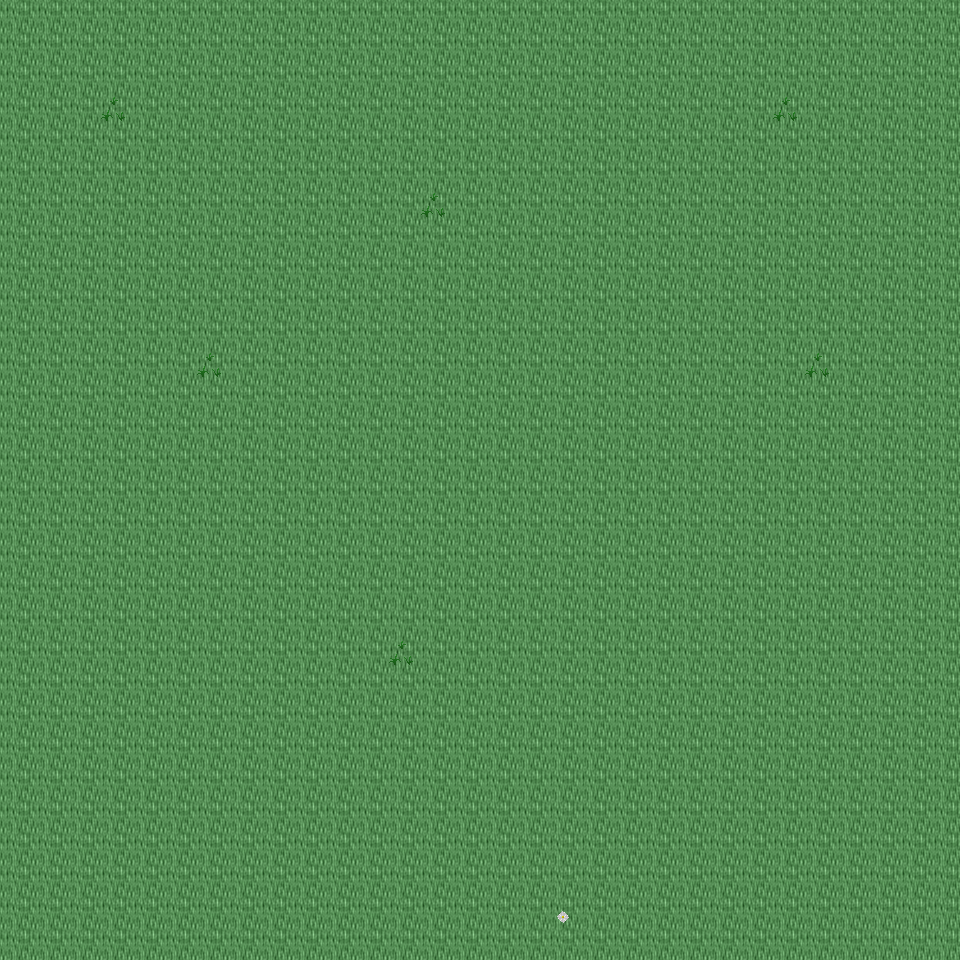

This is a level from a 2D game, rendered from its Tiled map with the project's own tilesets. A one-line summary and the map file follow, with tile-layer data summarised:
An orthogonal 30x30 tile map with 32x32 px tiles, 6 tile layers (Ground, Object, Object2, Above, ...), 43 tilesets and 4 objects (4x mapExit).

<map version="1.0" orientation="orthogonal" renderorder="right-down" width="30" height="30" tilewidth="32" tileheight="32" nextobjectid="5">
  <tileset firstgid="1" name="tileset_ground_ground" tilewidth="32" tileheight="32" tilecount="33" columns="3">
    <image source="../drawable/tileset_ground_ground.png" width="96" height="352" />
  </tileset>
  <tileset firstgid="34" name="tileset_ground_water_water" tilewidth="32" tileheight="32" tilecount="24" columns="3">
    <image source="../drawable/tileset_ground_water_water.png" width="96" height="256" />
  </tileset>
  <tileset firstgid="58" name="tileset_ground_square_patch" tilewidth="32" tileheight="32" tilecount="9" columns="3">
    <image source="../drawable/tileset_ground_square_patch.png" width="96" height="96" />
  </tileset>
  <tileset firstgid="67" name="tileset_building_wall_wall_brown" tilewidth="32" tileheight="32" tilecount="12" columns="3">
    <image source="../drawable/tileset_building_wall_wall_brown.png" width="96" height="128" />
  </tileset>
  <tileset firstgid="79" name="tileset_ground_water_pool_grassy" tilewidth="32" tileheight="32" tilecount="27" columns="9">
    <image source="../drawable/tileset_ground_water_pool_grassy.png" width="288" height="96" />
  </tileset>
  <tileset firstgid="106" name="tileset_ground_ridge_earth_dark" tilewidth="32" tileheight="32" tilecount="96" columns="12">
    <image source="../drawable/tileset_ground_ridge_earth_dark.png" width="384" height="256" />
  </tileset>
  <tileset firstgid="202" name="tileset_plant_grasses" tilewidth="32" tileheight="32" tilecount="6" columns="3">
    <image source="../drawable/tileset_plant_grasses.png" width="96" height="64" />
  </tileset>
  <tileset firstgid="208" name="tileset_plant_flower_daisy_white" tilewidth="32" tileheight="32" tilecount="8" columns="2">
    <image source="../drawable/tileset_plant_flower_daisy_white.png" width="64" height="128" />
  </tileset>
  <tileset firstgid="216" name="tileset_ground_rock_pebbles" tilewidth="32" tileheight="32" tilecount="3" columns="1">
    <image source="../drawable/tileset_ground_rock_pebbles.png" width="32" height="96" />
  </tileset>
  <tileset firstgid="219" name="tileset_ground_rock_rocks_2" tilewidth="32" tileheight="32" tilecount="4" columns="2">
    <image source="../drawable/tileset_ground_rock_rocks_2.png" width="64" height="64" />
  </tileset>
  <tileset firstgid="223" name="tileset_item_pot_pot_grey" tilewidth="32" tileheight="32" tilecount="1" columns="1">
    <image source="../drawable/tileset_item_pot_pot_grey.png" width="32" height="32" />
  </tileset>
  <tileset firstgid="224" name="tileset_plant_bush_bushes" tilewidth="32" tileheight="32" tilecount="10" columns="5">
    <image source="../drawable/tileset_plant_bush_bushes.png" width="160" height="64" />
  </tileset>
  <tileset firstgid="234" name="tileset_ground_ladder_vertical_dark" tilewidth="32" tileheight="32" tilecount="3" columns="3">
    <image source="../drawable/tileset_ground_ladder_vertical_dark.png" width="96" height="32" />
  </tileset>
  <tileset firstgid="237" name="tileset_ground_ladder_horizontal_dark" tilewidth="32" tileheight="32" tilecount="3" columns="1">
    <image source="../drawable/tileset_ground_ladder_horizontal_dark.png" width="32" height="96" />
  </tileset>
  <tileset firstgid="240" name="tileset_plant_flower_daisy_blue" tilewidth="32" tileheight="32" tilecount="8" columns="2">
    <image source="../drawable/tileset_plant_flower_daisy_blue.png" width="64" height="128" />
  </tileset>
  <tileset firstgid="248" name="tileset_ground_grass_edges" tilewidth="32" tileheight="32" tilecount="36" columns="12">
    <image source="../drawable/tileset_ground_grass_edges.png" width="384" height="96" />
  </tileset>
  <tileset firstgid="284" name="tileset_ground_grass_corners" tilewidth="32" tileheight="32" tilecount="24" columns="6">
    <image source="../drawable/tileset_ground_grass_corners.png" width="192" height="128" />
  </tileset>
  <tileset firstgid="308" name="tileset_ground_cobbled_paving" tilewidth="32" tileheight="32" tilecount="1" columns="1">
    <image source="../drawable/tileset_ground_cobbled_paving.png" width="32" height="32" />
  </tileset>
  <tileset firstgid="309" name="tileset_building_door_door_n" tilewidth="32" tileheight="32" tilecount="6" columns="3">
    <image source="../drawable/tileset_building_door_door_n.png" width="96" height="64" />
  </tileset>
  <tileset firstgid="315" name="tileset_building_door_closed" tilewidth="32" tileheight="32" tilecount="1" columns="1">
    <image source="../drawable/tileset_building_door_closed.png" width="32" height="32" />
  </tileset>
  <tileset firstgid="316" name="tileset_building_window_window_right" tilewidth="32" tileheight="32" tilecount="2" columns="2">
    <image source="../drawable/tileset_building_window_window_right.png" width="64" height="32" />
  </tileset>
  <tileset firstgid="318" name="tileset_plant_flower_daisy_red" tilewidth="32" tileheight="32" tilecount="8" columns="2">
    <image source="../drawable/tileset_plant_flower_daisy_red.png" width="64" height="128" />
  </tileset>
  <tileset firstgid="326" name="tileset_building_window_window_long" tilewidth="32" tileheight="32" tilecount="3" columns="3">
    <image source="../drawable/tileset_building_window_window_long.png" width="96" height="32" />
  </tileset>
  <tileset firstgid="329" name="tileset_plant_flower_daisy_yellow" tilewidth="32" tileheight="32" tilecount="8" columns="2">
    <image source="../drawable/tileset_plant_flower_daisy_yellow.png" width="64" height="128" />
  </tileset>
  <tileset firstgid="337" name="tileset_furniture_light_flames" tilewidth="32" tileheight="32" tilecount="6" columns="6">
    <image source="../drawable/tileset_furniture_light_flames.png" width="192" height="32" />
  </tileset>
  <tileset firstgid="343" name="tileset_building_fence_fence_chunky" tilewidth="32" tileheight="32" tilecount="21" columns="3">
    <image source="../drawable/tileset_building_fence_fence_chunky.png" width="96" height="224" />
  </tileset>
  <tileset firstgid="364" name="tileset_plant_tree_tree_green" tilewidth="32" tileheight="32" tilecount="88" columns="8">
    <image source="../drawable/tileset_plant_tree_tree_green.png" width="256" height="352" />
  </tileset>
  <tileset firstgid="452" name="tileset_plant_tree_tree_darkgreen" tilewidth="32" tileheight="32" tilecount="88" columns="8">
    <image source="../drawable/tileset_plant_tree_tree_darkgreen.png" width="256" height="352" />
  </tileset>
  <tileset firstgid="540" name="tileset_item_sign_large" tilewidth="32" tileheight="32" tilecount="15" columns="5">
    <image source="../drawable/tileset_item_sign_large.png" width="160" height="96" />
  </tileset>
  <tileset firstgid="555" name="tileset_ground_ladder_small" tilewidth="32" tileheight="32" tilecount="1" columns="1">
    <image source="../drawable/tileset_ground_ladder_small.png" width="32" height="32" />
  </tileset>
  <tileset firstgid="556" name="tileset_building_roof_blue" tilewidth="32" tileheight="32" tilecount="20" columns="5">
    <image source="../drawable/tileset_building_roof_blue.png" width="160" height="128" />
  </tileset>
  <tileset firstgid="576" name="tileset_building_decoration_chimney" tilewidth="32" tileheight="32" tilecount="2" columns="1">
    <image source="../drawable/tileset_building_decoration_chimney.png" width="32" height="64" />
  </tileset>
  <tileset firstgid="578" name="tileset_logic_creature_gnome" tilewidth="32" tileheight="32" tilecount="6" columns="6">
    <image source="../drawable/tileset_logic_creature_gnome.png" width="192" height="32" />
  </tileset>
  <tileset firstgid="584" name="tileset_logic_creature_rodent" tilewidth="32" tileheight="32" tilecount="8" columns="8">
    <image source="../drawable/tileset_logic_creature_rodent.png" width="256" height="32" />
  </tileset>
  <tileset firstgid="592" name="tileset_logic_creature_animal" tilewidth="32" tileheight="32" tilecount="32" columns="8">
    <image source="../drawable/tileset_logic_creature_animal.png" width="256" height="128" />
  </tileset>
  <tileset firstgid="624" name="tileset_logic_collision" tilewidth="32" tileheight="32" tilecount="1" columns="1">
    <image source="../drawable/tileset_logic_collision.png" width="32" height="32" />
  </tileset>
  <tileset firstgid="625" name="tileset_ground_water_water_corners" tilewidth="32" tileheight="32" tilecount="12" columns="6">
    <image source="../drawable/tileset_ground_water_water_corners.png" width="192" height="64" />
  </tileset>
  <tileset firstgid="637" name="tileset_ground_green_paving" tilewidth="32" tileheight="32" tilecount="18" columns="3">
    <image source="../drawable/tileset_ground_green_paving.png" width="96" height="192" />
  </tileset>
  <tileset firstgid="655" name="tileset_logic_protection" tilewidth="32" tileheight="32" tilecount="2" columns="2">
    <image source="../drawable/tileset_logic_protection.png" width="64" height="32" />
  </tileset>
  <tileset firstgid="657" name="tileset_light_yellow_light_5x5" tilewidth="32" tileheight="32" tilecount="25" columns="5">
    <image source="../drawable/tileset_light_yellow_light_5x5.png" width="160" height="160" />
  </tileset>
  <tileset firstgid="682" name="tileset_furniture_light_small_lamp" tilewidth="32" tileheight="32" tilecount="4" columns="4">
    <image source="../drawable/tileset_furniture_light_small_lamp.png" width="128" height="32" />
  </tileset>
  <tileset firstgid="686" name="tileset_light_door_light" tilewidth="32" tileheight="32" tilecount="12" columns="3">
    <image source="../drawable/tileset_light_door_light.png" width="96" height="128" />
  </tileset>
  <tileset firstgid="698" name="tileset_logic_creature_human_risecia" tilewidth="32" tileheight="32" tilecount="4" columns="4">
    <image source="../drawable/tileset_logic_creature_human_risecia.png" width="128" height="32" />
  </tileset>
  <layer name="Ground" width="30" height="30">
    <data>[900 cells, 900 non-empty, 1 distinct tile ids]</data>
  </layer>
  <layer name="Object" width="30" height="30">
    <data>[900 cells, 7 non-empty, 2 distinct tile ids]</data>
  </layer>
  <layer name="Object2" width="30" height="30">
    <data>[900 cells, 0 non-empty, 0 distinct tile ids]</data>
  </layer>
  <layer name="Above" width="30" height="30">
    <data>[900 cells, 0 non-empty, 0 distinct tile ids]</data>
  </layer>
  <layer name="Above2" width="30" height="30">
    <data>[900 cells, 0 non-empty, 0 distinct tile ids]</data>
  </layer>
  <layer name="Walkable" width="30" height="30">
    <data>[900 cells, 0 non-empty, 0 distinct tile ids]</data>
  </layer>
  <objectgroup name="MapEvents">
    <object id="1" name="north" type="mapExit" x="0" y="0" width="960" height="32">
      <properties>
        <property name="map" value="level_0_x206_y26" />
        <property name="x" value="0" />
        <property name="y" value="28" />
      </properties>
    </object>
    <object id="2" name="south" type="mapExit" x="0" y="928" width="960" height="32">
      <properties>
        <property name="map" value="level_0_x206_y28" />
        <property name="x" value="0" />
        <property name="y" value="1" />
      </properties>
    </object>
    <object id="3" name="west" type="mapExit" x="0" y="0" width="32" height="960">
      <properties>
        <property name="map" value="level_0_x205_y27" />
        <property name="x" value="28" />
        <property name="y" value="0" />
      </properties>
    </object>
    <object id="4" name="east" type="mapExit" x="928" y="0" width="32" height="960">
      <properties>
        <property name="map" value="level_0_x207_y27" />
        <property name="x" value="1" />
        <property name="y" value="0" />
      </properties>
    </object>
  </objectgroup>
</map>
